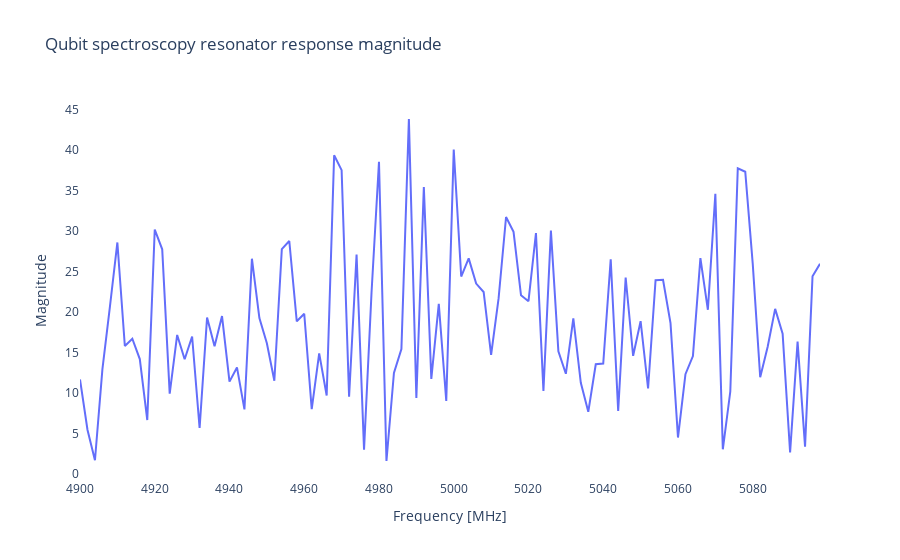
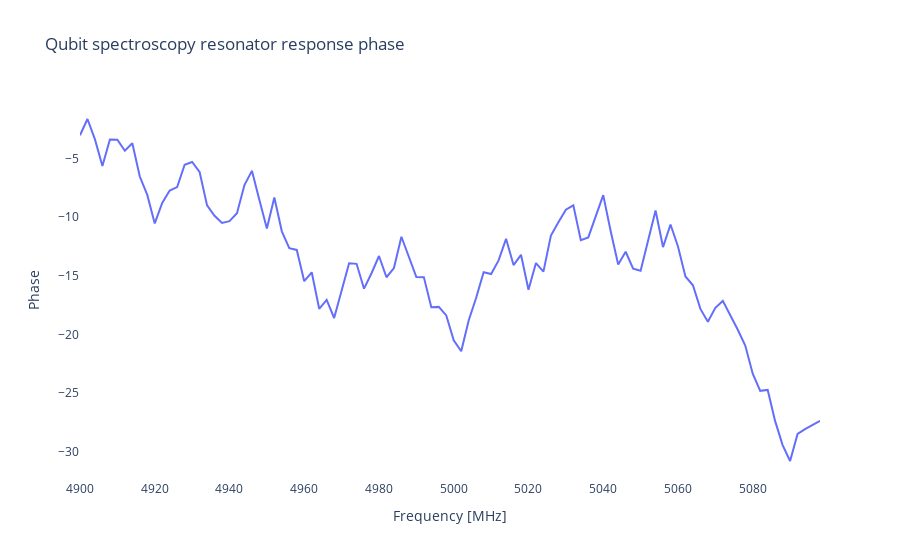

The code cell stored with these charts, in order, in its notebook:
### Markdown cell above
## Part 1: Single-Tone Frequency Spectroscopy

First, we perform a basic frequency sweep to identify the qubit resonance frequency.
This is typically the first characterization step for a new qubit.

### Code cell
# Run single-tone frequency spectroscopy
print("Running single-tone frequency spectroscopy...")

freq_spec = QubitSpectroscopyFrequency(
    dut_qubit=qubit,
    start=4900.0,  # Start frequency (MHz)
    stop=5100.0,   # Stop frequency (MHz)
    step=2.0,      # Step size (MHz)
    num_avs=1000,  # Number of averages
    amp=0.1,       # Drive amplitude
    mp_width=1.0   # Measurement pulse width (us)
)

# The experiment runs automatically in the constructor
# Results are stored in freq_spec.result

print(f"\nFrequency sweep completed!")
print(f"Data shape: {freq_spec.result['Magnitude'].shape}")
print(f"Frequency guess: {freq_spec.frequency_guess:.2f} MHz")
